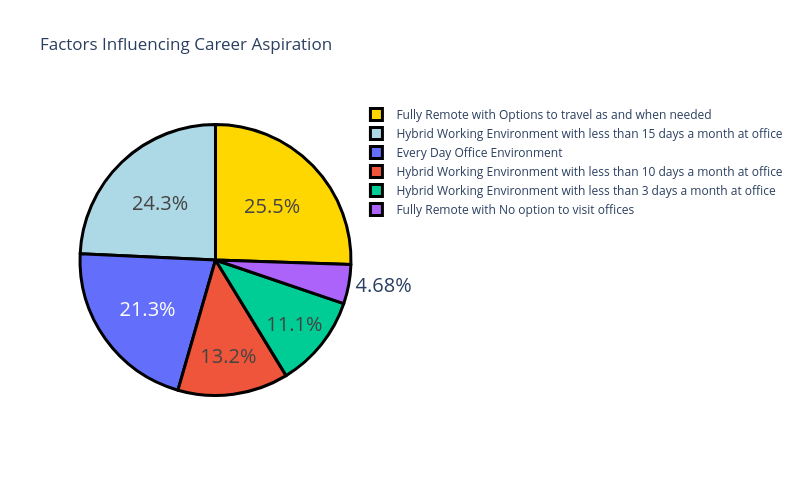

Notebook source saved alongside this figure:
### Code cell
q4 = df["What is the most preferred working environment for you."].value_counts()
label = q4.index
counts = q4.values
# colors = ['gold', 'lightblue']

fig = go.Figure(data=[go.Pie(labels=label, values=counts)])

fig.update_layout(
    title_text="Factors Influencing Career Aspiration",
    width=800,  
    height=500   
)

fig.update_traces(
    hoverinfo='label+value',
    textinfo='percent',
    textfont_size=20,
    marker=dict(colors=colors, line=dict(color='black', width=3))
)

fig.show()

### Figure 1 — Plotly figure (JSON) as saved in the notebook; plotly's stock layout.template omitted (floating-point values rounded to 4 significant figures)
{"data": [{"hoverinfo": "label+value", "labels": ["Fully Remote with Options to travel as and when needed", "Hybrid Working Environment with less than 15 days a month at office", "Every Day Office Environment", "Hybrid Working Environment with less than 10 days a month at office", "Hybrid Working Environment with less than 3 days a month at office", "Fully Remote with No option to visit offices"], "marker": {"colors": ["gold", "lightblue"], "line": {"color": "black", "width": 3}}, "textfont": {"size": 20}, "textinfo": "percent", "type": "pie", "values": [60, 57, 50, 31, 26, 11]}], "layout": {"height": 500, "title": {"text": "Factors Influencing Career Aspiration"}, "width": 800}}
